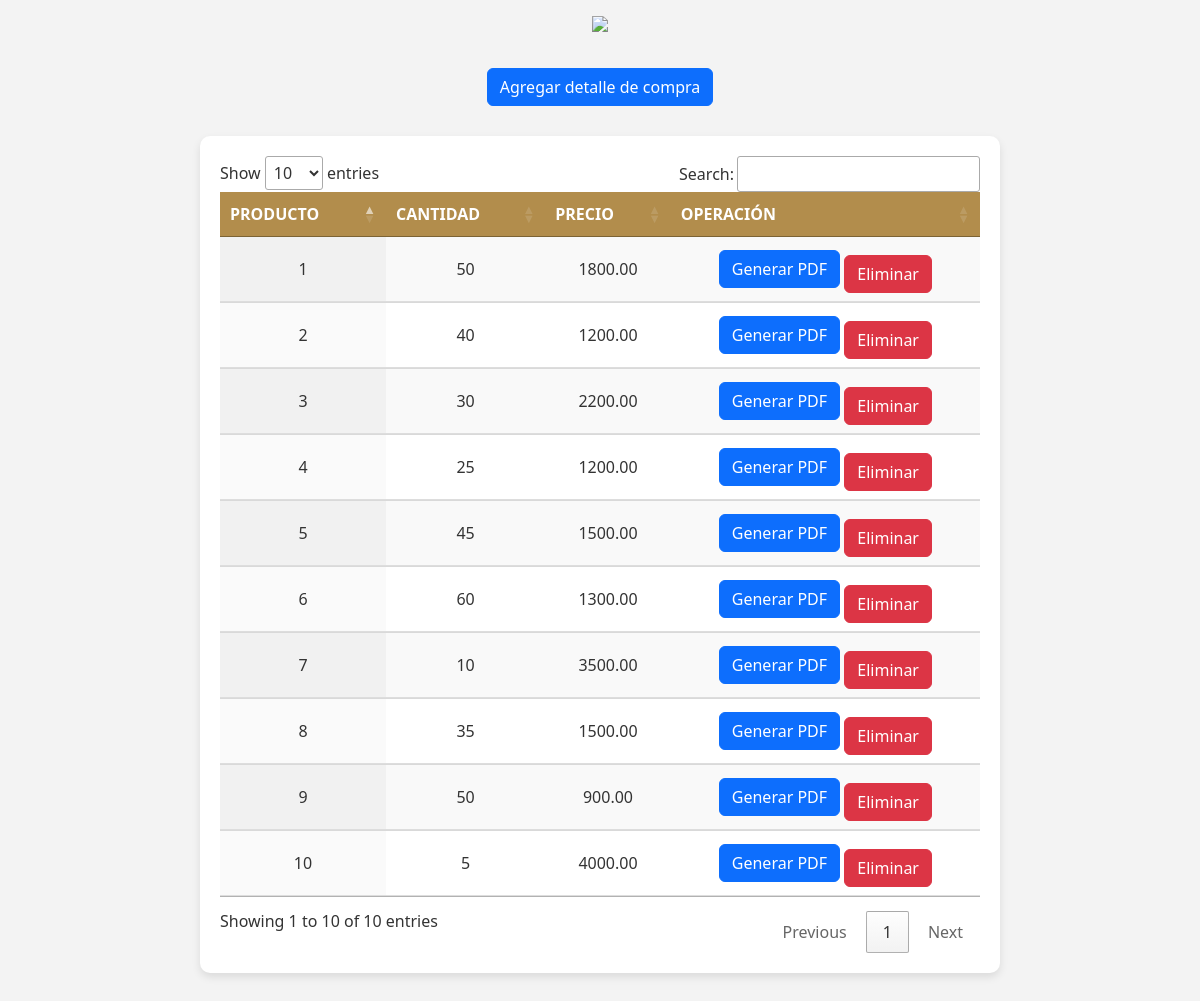
The app's page /FINAL2/dc.php with its own data.
### tables this page shows
CREATE TABLE IF NOT EXISTS `detalle_compras` (
  `id` int(11) NOT NULL AUTO_INCREMENT,
  `id_compra` int(11) DEFAULT NULL,
  `id_producto` int(11) DEFAULT NULL,
  `cantidad` int(11) DEFAULT NULL,
  `precio` decimal(10,2) DEFAULT NULL,
  PRIMARY KEY (`id`),
  KEY `id_compra` (`id_compra`),
  KEY `id_producto` (`id_producto`)
);

### FINAL2/dc.php (the view, shortened to what this page needs)
<?php
    $datos = [];
    include 'conexion.php';
    $query = "SELECT id, id_compra, id_producto,cantidad, precio FROM detalle_compras ORDER BY id";
    $res = mysqli_query($conn, $query);
    while ($registro = mysqli_fetch_row($res)) {
        $datos[] = $registro;
    }
?>
<!DOCTYPE html>
<html lang="es">
<head>
    <link href="https://cdn.jsdelivr.net/npm/bootstrap@5.3.0/dist/css/bootstrap.min.css"
         rel="stylesheet">
    <link rel="stylesheet" href="https://cdn.datatables.net/1.13.4/css/jquery.dataTables.css" />
</head>
<body>
    <center>
        <a href="admin.php">
            <img src="https://i0.wp.com/tramadiseno.com.mx/wp-content/uploads/2022/08/Negro3x-1.png?fit=949%2C295&ssl=1" width="500px"/>
        </a>
        <br>
        <a class="btn btn-primary" href="agregardc.php" role="button">Agregar detalle de compra</a>
    </center>
    <div class="table-container">
        <div class="row">
            <div class="col-12">
                <table id="table_id" class="display">
                    <thead>
                        <tr>
                            <th>Producto</th>
                            <th>cantidad</th>
                            <th>precio</th>
                            <th>Operación</th>
                        </tr>
                    </thead>
                    <tbody>
                        <?php for($i = 0; $i < count($datos); $i++): ?>
                            <tr>
                                <td><?php echo $datos[$i][2]; ?></td>
                                <td><?php echo $datos[$i][3]; ?></td>
                                <td><?php echo $datos[$i][4]; ?></td>
                                <td>
                                    <form method="post" style="display:inline;">
                                        <button type="submit" name="download_pdf" class="btn btn-primary">Generar PDF</button>
                                    </form>
                                    <a class="btn btn-danger" href="eliminardc.php?id=<?php echo $datos[$i][0]; ?>" role="button">Eliminar</a>
                                </td>
                            </tr>
                        <?php endfor; ?>
                    </tbody>
                </table>
            </div>
        </div>
    </div>
</body>
</html>

### FINAL2/dc.php (style rules this page uses)
body { background-color: #f3f3f3; font-family: 'Segoe UI', Tahoma, Geneva, Verdana, sans-serif; color: #333; }
.table-container { max-width: 800px; margin: 30px auto; padding: 20px; background-color: white; border-radius: 10px; box-shadow: 0 4px 8px rgba(0, 0, 0, 0.1); }
table { width: 100%; border-collapse: collapse; text-align: center; }
th, td { padding: 12px; border-bottom: 1px solid #ddd; }
th { background-color: #b28d4c; color: white; text-transform: uppercase; }
td { background-color: #fff; color: #333; }
a { display: block; margin-top: 10px; text-align: center; }

### records on screen
detalle_compras: id_producto "1", cantidad "50", precio "1800.00"
detalle_compras: id_producto "2", cantidad "40", precio "1200.00"
detalle_compras: id_producto "7", cantidad "10", precio "3500.00"
detalle_compras: id_producto "3", cantidad "30", precio "2200.00"
detalle_compras: id_producto "4", cantidad "25", precio "1200.00"
detalle_compras: id_producto "8", cantidad "35", precio "1500.00"
detalle_compras: id_producto "10", cantidad "5", precio "4000.00"
detalle_compras: id_producto "5", cantidad "45", precio "1500.00"
detalle_compras: id_producto "6", cantidad "60", precio "1300.00"
detalle_compras: id_producto "9", cantidad "50", precio "900.00"
